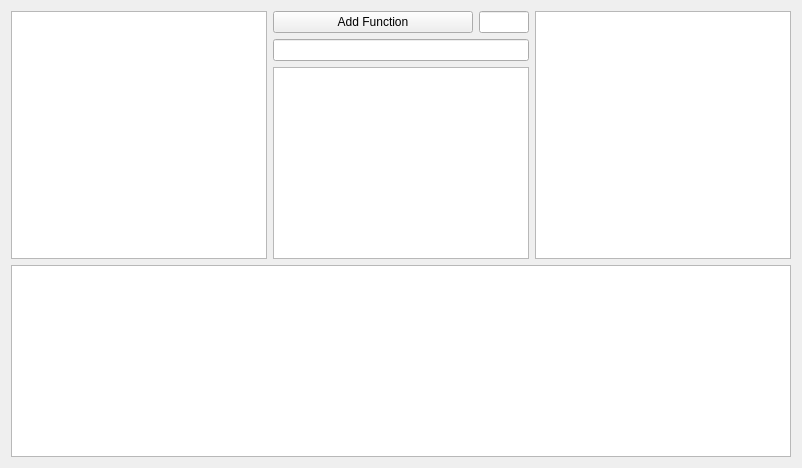
     <widget class="QWidget" name="tab_4">
      <attribute name="title">
       <string>Import</string>
      </attribute>
      <layout class="QVBoxLayout" name="verticalLayout_11">
       <item>
        <layout class="QHBoxLayout" name="horizontalLayout_17">
         <property name="leftMargin">
          <number>0</number>
         </property>
         <item>
          <widget class="QListView" name="lstAddonPrograms"/>
         </item>
         <item>
          <layout class="QVBoxLayout" name="verticalLayout_7">
           <item>
            <layout class="QHBoxLayout" name="horizontalLayout_21">
             <property name="topMargin">
              <number>0</number>
             </property>
             <item>
              <widget class="QPushButton" name="pushButton_9">
               <property name="text">
                <string>Add Function</string>
               </property>
              </widget>
             </item>
             <item>
              <widget class="QLineEdit" name="txtWidgetID_5">
               <property name="maximumSize">
                <size>
                 <width>50</width>
                 <height>16777215</height>
                </size>
               </property>
              </widget>
             </item>
            </layout>
           </item>
           <item>
            <widget class="QLineEdit" name="txtFilterAOPrograms"/>
           </item>
           <item>
            <widget class="QListView" name="lstAOModules"/>
           </item>
          </layout>
         </item>
         <item>
          <widget class="QTableView" name="tblImportFiles"/>
         </item>
        </layout>
       </item>
       <item>
        <widget class="QTreeView" name="tv"/>
       </item>
      </layout>
     </widget>
